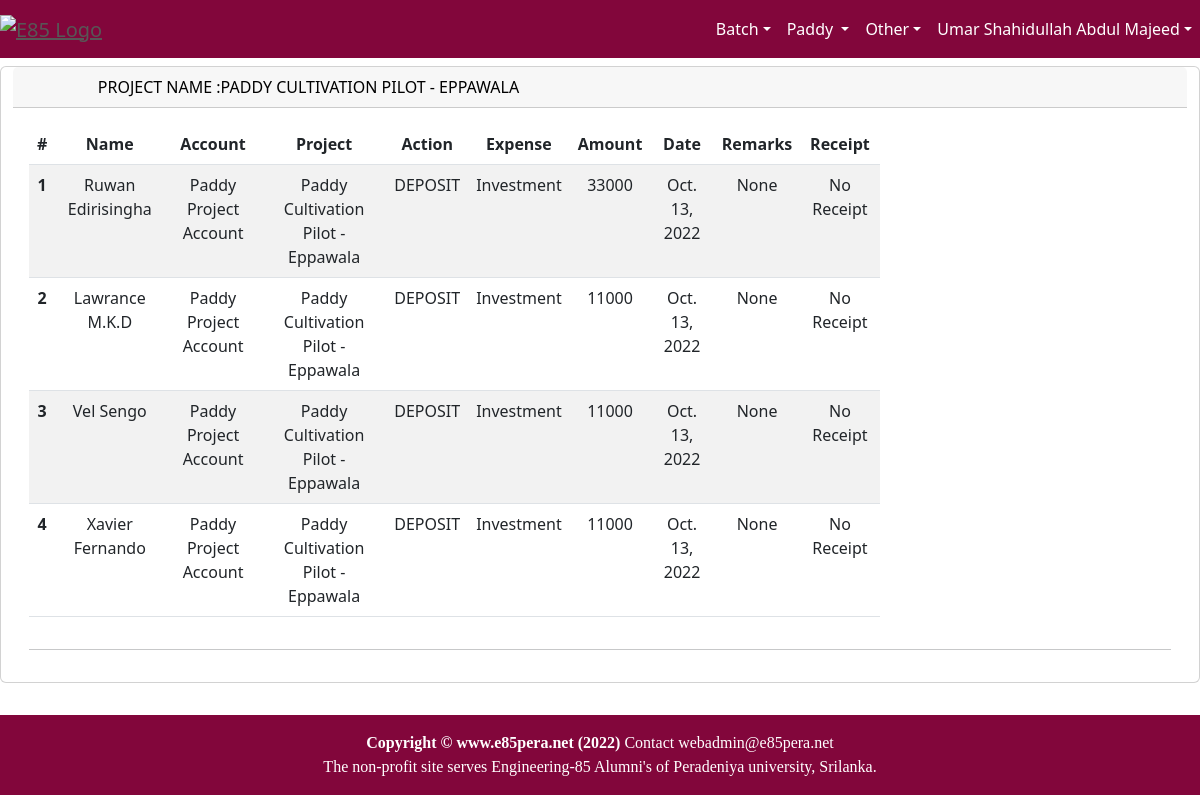
Page /accounts/transactionList2 (signed in) on the committed database.
### accounts/models.py (models this page shows, shortened)
class Project(models.Model):
    NOT_STARTED = 'NotStarted'
    IN_PROGRESS = 'InProgress'
    COMPLETED   = 'Completed'
    CANCELLED   = 'Cancelled'
    PROJ_STATUS = [
            (NOT_STARTED,'Not Started'),
            (IN_PROGRESS,'In Progress'),
            (COMPLETED,'Completed'),
            (CANCELLED,'Cancelled'),
    ]
    name = models.CharField(max_length=64)
    purpose = models.TextField(max_length=2000, blank=True)
    status = models.CharField(max_length=10,choices=PROJ_STATUS,default=NOT_STARTED)
    startDate = models.DateField(default=timezone.now)
    endDate = models.DateField(null=True, blank=True)
    raisedFund = models.IntegerField(null=True)
    spentFund = models.IntegerField(null=True)
    targetFund = models.IntegerField(null=True)
    participants = models.IntegerField(null=True,default=0)
    updatedBy = models.ForeignKey(User,on_delete=models.CASCADE)
    updatedOn = models.DateTimeField(default=timezone.now)
    prjType = models.ForeignKey(ProjectType, on_delete=models.CASCADE)
    def getUserRole(self, user):
        member= Member.objects.get(user_id=user.id)
        committee = Commitee.objects.all().filter(project_id=self.id).filter(member_id = member.id)
        if committee.exists():
            return UserRole.EDIT
        return UserRole.VIEW

class Transaction(models.Model):
    TxType_DEPOSIT='DEPOSIT'
    TxType_WITHDRWAL='WITHDRAWAL'
    TxType_INCOME='INTEREST'
    TxType_FEES = 'FEES'
    TXTYPE =[
        (TxType_DEPOSIT,'Deposit'),
        (TxType_WITHDRWAL,'Withdraw'),
        (TxType_INCOME,'Interest'),
        (TxType_FEES,'fees'),
    ]
    bank = models.ForeignKey(BankAccount, on_delete=models.CASCADE)
    owner = models.ForeignKey(User, related_name='Owner', on_delete=models.CASCADE)
    txType  = models.CharField(max_length=10,choices=TXTYPE)
    exType  = models.ForeignKey(ExpenseType, on_delete=models.CASCADE)
    remarks =models.CharField(max_length=100,blank=True,null=True)
    amount  = models.IntegerField()
    date    = models.DateField(default=timezone.now)
    receipt = models.FileField(upload_to='transaction/%Y',null=True,blank=True)
    updatedBy = models.ForeignKey(User,on_delete=models.CASCADE)
    updatedOn = models.DateTimeField(default=timezone.now)

class BankAccount(models.Model):
    project = models.ForeignKey(Project, on_delete=models.CASCADE)
    holder = models.ForeignKey(User,related_name='holder', on_delete=models.CASCADE)
    name = models.CharField(max_length=32)
    purpose = models.CharField(max_length=128,null=True,blank=True)
    bank = models.CharField(max_length=32)
    accNumber = models.CharField(max_length=32)
    branch = models.CharField(max_length=128)
    routing = models.CharField(max_length=128)
    telno = models.CharField(max_length=12, null=True, blank=True)
    email = models.CharField(max_length=32,null=True, blank=True)
    balance = models.DecimalField(max_digits=12,decimal_places=2,default=0.0)
    updatedBy = models.ForeignKey(User,on_delete=models.CASCADE)
    updatedOn = models.DateTimeField(default=timezone.now)

class ExpenseType(models.Model):
    expense = models.CharField(max_length=16)
    prjType = models.ForeignKey(ProjectType, on_delete=models.CASCADE)
    def __str__(self):
        return "%s " % (self.expense)

### accounts/views.py (the view)
# urls.py: re_path(r'transactionList(?P<pk>\d+)', transactionListView, name='transactionList'),
@login_required
def transactionListView(request, pk):
    prj = Project.objects.all().filter(id=pk).first()
    user = User.objects.get(id=request.user.id)
    if request.method == 'GET':
        transactions = Transaction.objects.filter(bank__project__id=pk)
        userRole = prj.getUserRole(user)
        context={'project':prj, 'transaction_list':transactions, 'userRole':userRole}
        return render(request = request,template_name = "transaction_list.html",context=context)

### accounts/templates/transaction_list.html (shortened to what this page needs)
{% extends 'home/base.html' %}
{% block content %}
<div class="container-fluid">
    <div class="row text-center justify-content-center">
            <div class="card mt-2 mb-2">
            <div class="card-header">
                <div class="row">
                    <div class="col-md-6">
                        <strong>Project Name :{{project.name}}</strong>
                    </div>
                    <div class="col-md-6">
                        </div>
                </div>
            </div>
            <div class="card-body">
                <div class="row">
                    <div class="col-md-9 col-sm-3">
                        <table class="table table-striped table-hover">
                            <thead>
                                <tr>
                                    <th scope="col">#</th>
                                    <th scope="col">Name</th>
                                    <th scope="col">Account</th>
                                    <th scope="col">Project</th>
                                    <th scope="col">Action</th>
                                    <th scope="col">Expense</th>
                                    <th scope="col">Amount</th>
                                    <th scope="col">Date</th>
                                    <th scope="col">Remarks</th>
                                    <th scope="col">Receipt</th>
                                </tr>
                            </thead>
                            <tbody>
                               {% for tx in transaction_list %}
                                <tr>
                                    <th scope=""row">{{forloop.counter}}</th>
                                    <td>{{tx.owner.first_name}} {{tx.owner.last_name}}</td>
                                    <td>{{tx.bank.name}}</td>
                                    <td>{{tx.bank.project.name}}</td>
                                    <td>{{tx.txType}} </td>
                                    <td>{{tx.exType}} </td>
                                    <td>{{tx.amount}} </td>
                                    <td>{{tx.date}}</td>
                                    <td>{{tx.remarks}}</td>
                                    <td>
                                        {% if tx.receipt %}
                                            <li><a href="{{ tx.receipt.url}}">Receipt</a></li>
                                        {% else %}
                                            No Receipt
                                        {% endif %}
                                    </td>
                                </tr>
                                {% endfor %}
                            </tbody>
                        </table>
                        </div>
                </div>
                <hr>
            </div>
        </div>
    </div>
 </div>
{% include 'home/footer.html' %}
{% endblock content %}

### home/templates/home/base.html (shortened to what this page needs)
<!DOCTYPE html>
<html lang="en">
<head>
    <link href="https://cdn.jsdelivr.net/npm/bootstrap@5.2.1/dist/css/bootstrap.min.css" rel="stylesheet">
    {% load static %}
    <link href="{% static 'css/home.css' %}" rel="stylesheet"/>
</head>
<body>
<div id="page-content-wrapper">
    <nav class="navbar navbar-expand-lg navbar-dark bg-red">
        <div class="navbar-brand">
            <a href="/"><img src="{% static 'images/e85pera_logo2.jpg' %}" alt="e85 Logo" width="100"></a>
        </div>
        <div class="collapse navbar-collapse" id="navbarSupportedContent">
            <ul class="navbar-nav ms-auto mb-2 mb-lg-0">
              <li class="nav-item">
                <div class="dropdown dropdown">
                    <a class="nav-link dropdown-toggle" data-bs-toggle="dropdown" href="#">Batch</a>
                </div>
              </li>
              <li class="nav-item">
                <div class="dropdown dropdown">
                    <a class="nav-link dropdown-toggle" data-bs-toggle="dropdown" href="#">
                      Paddy
                    </a>
                      {% if user.is_authenticated %}
                      </li>
                      {% endif %}
                  </ul>
                  </div>
              <li class="nav-item">
                <div class="dropdown">
                    <a class="nav-link dropdown-toggle" data-bs-toggle="dropdown" href="#">Other</a>
                </div>
              </li>
              <li class="nav-item">
                <div class="dropdown">
                    {% if user.is_authenticated %}
                        <a class="nav-link dropdown-toggle" data-bs-toggle="dropdown" href="#">{{user.first_name}} {{user.last_name}}</a>
                    {% else %}
                        <a class="nav-link dropdown-toggle" data-bs-toggle="dropdown" href="#">LogIn</a>
                        <ul class="dropdown-menu">
                        <li><a class="dropdown-item" href={% url 'accounts:login' %}>Log In</a></li>
                    </ul>
                        {% endif %}
                </div>
            </li>
        </div>
    <div id="wrapper">
        {% block content %}
        {% endblock %}
    </div>
</body>
</html>

### home/static/css/home.css (style rules this page uses)
body { overflow-x: hidden; }
.card-header, a:link { text-transform: uppercase; font-weight: 200; color: #585656; }
.card-header, a:hover { color: #000; font-weight:300; text-transform: uppercase; }
.archive-link, a:link { text-transform:capitalize; text-align:left; font-weight:normal; color: #585656; }
#page-content-wrapper { min-width: 100vw; }
@media (min-width: 768px) { #page-content-wrapper { min-width: 0; width: 100%; } }
.navbar-dark { background:#82063B; }

### home/templates/home/base.html (style rules this page uses)
.bg-red { background:#82063B; }
.nav-link { color:white!important; }

### rows in the picture
Project: name "PADDY CULTIVATION PILOT - EPPAWALA"
Transaction: owner.first_name "Ruwan", owner.last_name "Edirisingha", bank.name "Paddy Project Account", bank.project.name "Paddy Cultivation Pilot - Eppawala", txType "DEPOSIT", exType "Investment", amount "33000", date "Oct. 13, 2022", remarks "None", receipt "No Receipt"
Transaction: owner.first_name "Lawrance", owner.last_name "M.K.D", bank.name "Paddy Project Account", bank.project.name "Paddy Cultivation Pilot - Eppawala", txType "DEPOSIT", exType "Investment", amount "11000", date "Oct. 13, 2022", remarks "None", receipt "No Receipt"
Transaction: owner.first_name "Vel", owner.last_name "Sengo", bank.name "Paddy Project Account", bank.project.name "Paddy Cultivation Pilot - Eppawala", txType "DEPOSIT", exType "Investment", amount "11000", date "Oct. 13, 2022", remarks "None", receipt "No Receipt"
Transaction: owner.first_name "Xavier", owner.last_name "Fernando", bank.name "Paddy Project Account", bank.project.name "Paddy Cultivation Pilot - Eppawala", txType "DEPOSIT", exType "Investment", amount "11000", date "Oct. 13, 2022", remarks "None", receipt "No Receipt"

### other values in the picture
{{ user.first_name }} "Umar Shahidullah"
{{ user.last_name }} "Abdul Majeed"
